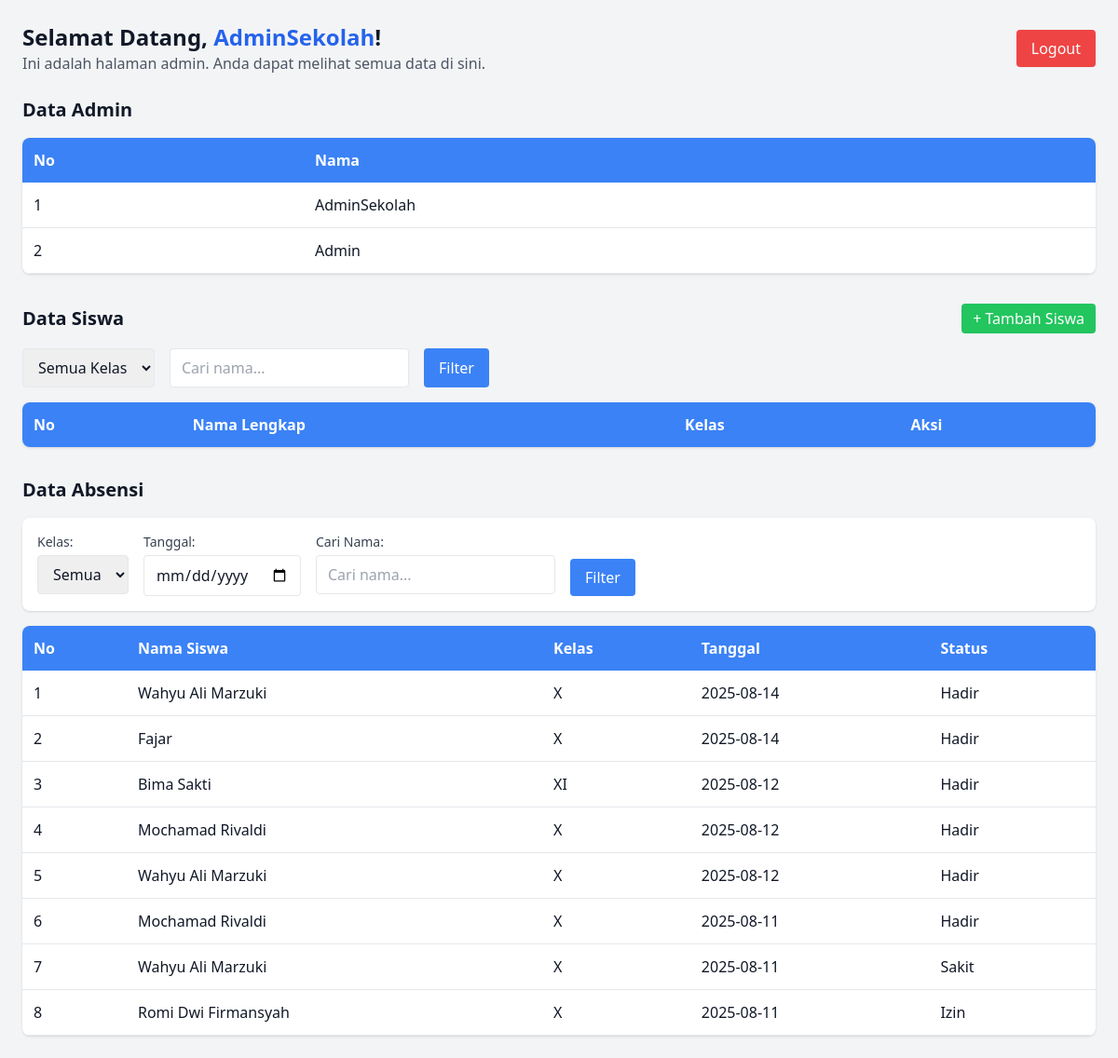
Page /pages/admin_page.php?kelas=- (signed in) on the committed database.
### tables this page shows
CREATE TABLE `users` (
  `id` int NOT NULL,
  `username` varchar(50) NOT NULL,
  `password` varchar(50) NOT NULL,
  `kelas` enum('X','XI','XII','-') NOT NULL,
  `role` enum('admin','siswa') NOT NULL
);

CREATE TABLE `absen` (
  `id` int NOT NULL,
  `nama_siswa` varchar(100) NOT NULL,
  `kelas` varchar(10) NOT NULL,
  `tanggal` date NOT NULL,
  `status` enum('Hadir','Izin','Sakit','Alfa') NOT NULL
);

### pages/admin_page.php (the view, shortened to what this page needs)
<?php
include '../config/db.php';
?>
<!DOCTYPE html>
<html lang="en">
<head>
    <script src="https://cdn.tailwindcss.com"></script>
</head>
<body class="bg-gray-100 text-gray-900">
<div class="max-w-7xl mx-auto p-6">
    <div class="flex justify-between items-center mb-6">
        <div>
            <h1 class="text-2xl font-bold">Selamat Datang, <span class="text-blue-600"><?php echo $_SESSION['username']; ?></span>!</h1>
            <p class="text-gray-600">Ini adalah halaman admin. Anda dapat melihat semua data di sini.</p>
        </div>
        <a href="../auth/logout.php" class="bg-red-500 text-white px-4 py-2 rounded hover:bg-red-600">Logout</a>
    </div>
    <section class="mb-8">
        <h2 class="text-xl font-semibold mb-4">Data Admin</h2>
        <div class="overflow-x-auto bg-white rounded-lg shadow">
            <table class="w-full text-left border-collapse">
                <thead>
                    <tr class="bg-blue-500 text-white">
                        <th class="p-3">No</th>
                        <th class="p-3">Nama</th>
                    </tr>
                </thead>
                <tbody>
                    <?php
                    $no_admin = 1;
                    $result = mysqli_query($conn, "SELECT * FROM users WHERE role='admin'");
                    while ($row = mysqli_fetch_assoc($result)) {
                        echo "<tr class='border-b hover:bg-gray-50'>
                            <td class='p-3'>{$no_admin}</td>
                            <td class='p-3'>{$row['username']}</td>
                        </tr>";
                        $no_admin++;
                    }
                    ?>
                </tbody>
            </table>
        </div>
    </section>
    <section class="mb-8">
        <div class="flex justify-between items-center mb-4">
            <h2 class="text-xl font-semibold">Data Siswa</h2>
            <a href="tambah_data.php" class="bg-green-500 text-white px-3 py-1 rounded hover:bg-green-600">+ Tambah Siswa</a>
        </div>
        <form method="GET" action="" class="mb-4 flex gap-4">
            <select name="kelas" class="border rounded px-3 py-2">
                <option value="">Semua Kelas</option>
            </select>
            <input type="text" name="search" placeholder="Cari nama..." value="<?= isset($_GET['search']) ? $_GET['search'] : ''; ?>" class="border rounded px-3 py-2">
            <button type="submit" class="bg-blue-500 text-white px-4 py-2 rounded hover:bg-blue-600">Filter</button>
        </form>
        <div class="overflow-x-auto bg-white rounded-lg shadow">
            <table class="w-full text-left border-collapse">
                <thead>
                    <tr class="bg-blue-500 text-white">
                        <th class="p-3">No</th>
                        <th class="p-3">Nama Lengkap</th>
                        <th class="p-3">Kelas</th>
                        <th class="p-3">Aksi</th>
                    </tr>
                </thead>
            </table>
        </div>
    </section>
    <section>
        <h2 class="text-xl font-semibold mb-4">Data Absensi</h2>
        <form method="GET" action="" class="bg-white p-4 rounded-lg shadow mb-4 flex flex-wrap gap-4">
            <div>
                <label class="block text-gray-700 text-sm mb-1">Kelas:</label>
                <select name="kelas_absen" class="border rounded px-3 py-2">
                    <option value="">Semua</option>
                </select>
            </div>
            <div>
                <label class="block text-gray-700 text-sm mb-1">Tanggal:</label>
                <input type="date" name="tanggal" value="<?= isset($_GET['tanggal']) ? $_GET['tanggal'] : ''; ?>" class="border rounded px-3 py-2">
            </div>
            <div>
                <label class="block text-gray-700 text-sm mb-1">Cari Nama:</label>
                <input type="text" name="search_absen" placeholder="Cari nama..." value="<?= isset($_GET['search_absen']) ? $_GET['search_absen'] : ''; ?>" class="border rounded px-3 py-2">
            </div>
            <div class="flex items-end">
                <button type="submit" class="bg-blue-500 text-white px-4 py-2 rounded hover:bg-blue-600">Filter</button>
            </div>
        </form>
        <div class="overflow-x-auto bg-white rounded-lg shadow">
            <table class="w-full text-left border-collapse">
                <thead>
                    <tr class="bg-blue-500 text-white">
                        <th class="p-3">No</th>
                        <th class="p-3">Nama Siswa</th>
                        <th class="p-3">Kelas</th>
                        <th class="p-3">Tanggal</th>
                        <th class="p-3">Status</th>
                    </tr>
                </thead>
                <tbody>
                    <?php
                    $sql_absen = "SELECT * FROM absen WHERE 1=1";
                    $sql_absen .= " ORDER BY tanggal DESC";
                    $result = mysqli_query($conn, $sql_absen);
                    $no_absen = 1;
                    while ($row = mysqli_fetch_assoc($result)) {
                        echo "<tr class='border-b hover:bg-gray-50'>
                            <td class='p-3'>{$no_absen}</td>
                            <td class='p-3'>{$row['nama_siswa']}</td>
                            <td class='p-3'>{$row['kelas']}</td>
                            <td class='p-3'>{$row['tanggal']}</td>
                            <td class='p-3'>{$row['status']}</td>
                        </tr>";
                        $no_absen++;
                    }
                    ?>
                </tbody>
            </table>
        </div>
    </section>
</div>
</body>
</html>

### rows in the picture
users: username "AdminSekolah"
users: username "Admin"
absen: nama_siswa "Wahyu Ali Marzuki", kelas "X", tanggal "2025-08-14", status "Hadir"
absen: nama_siswa "Fajar", kelas "X", tanggal "2025-08-14", status "Hadir"
absen: nama_siswa "Bima Sakti", kelas "XI", tanggal "2025-08-12", status "Hadir"
absen: nama_siswa "Mochamad Rivaldi", kelas "X", tanggal "2025-08-12", status "Hadir"
absen: nama_siswa "Wahyu Ali Marzuki", kelas "X", tanggal "2025-08-12", status "Hadir"
absen: nama_siswa "Mochamad Rivaldi", kelas "X", tanggal "2025-08-11", status "Hadir"
absen: nama_siswa "Wahyu Ali Marzuki", kelas "X", tanggal "2025-08-11", status "Sakit"
absen: nama_siswa "Romi Dwi Firmansyah", kelas "X", tanggal "2025-08-11", status "Izin"

### other values in the picture
$_SESSION['username'] "AdminSekolah"
